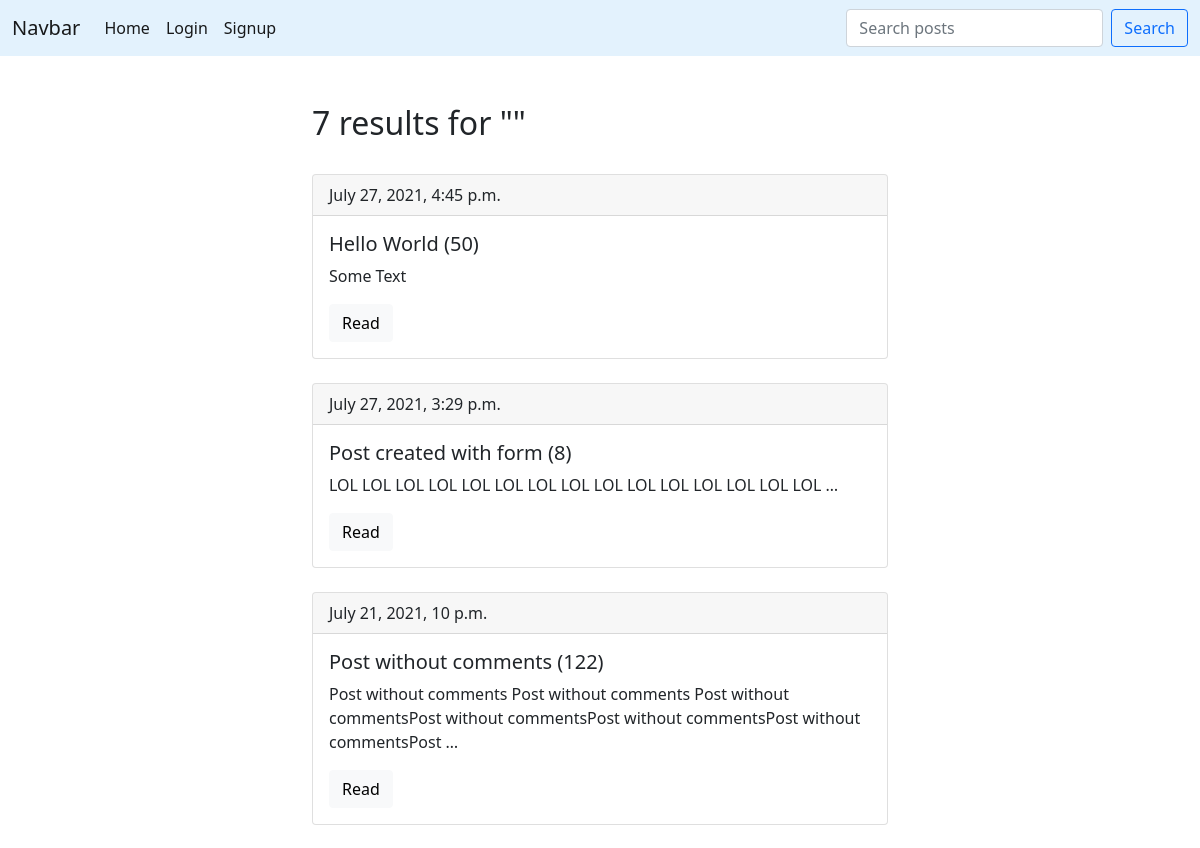
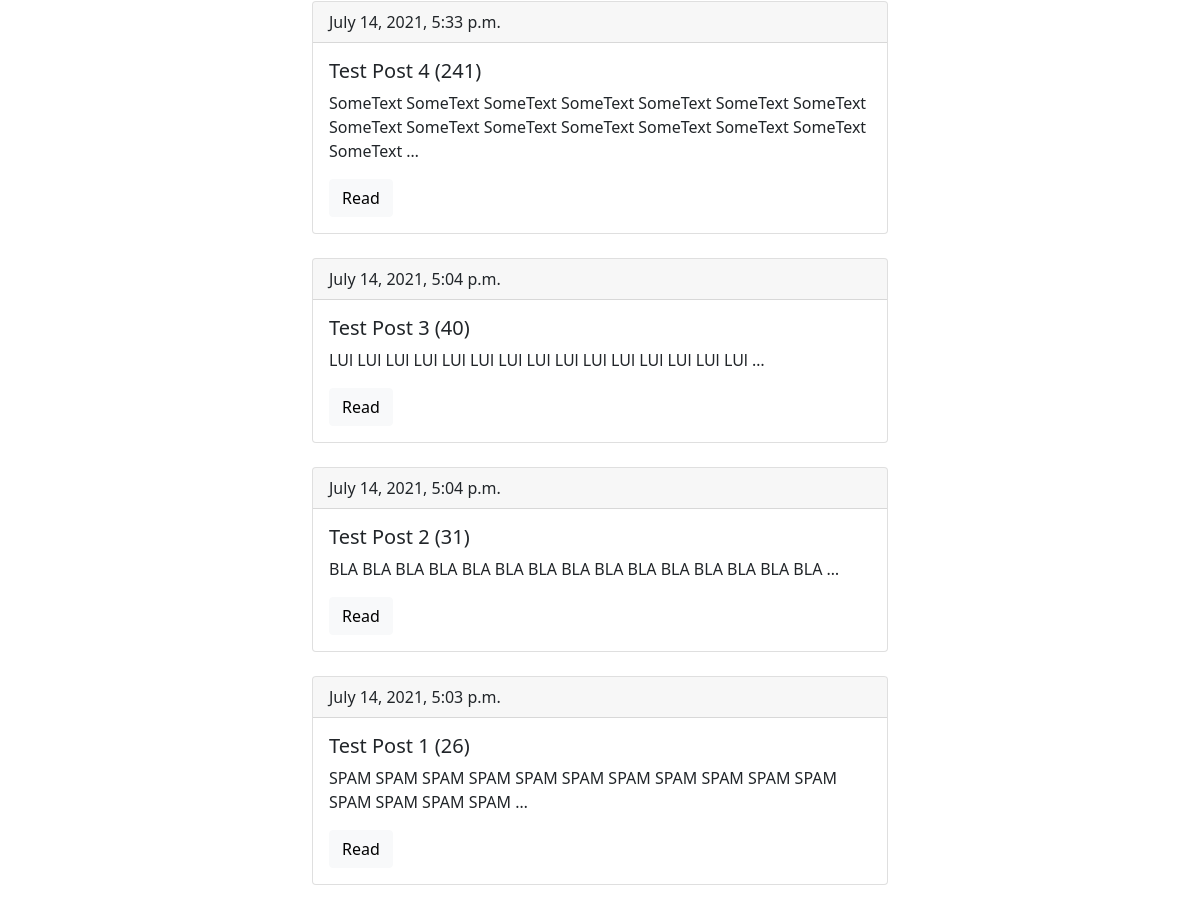
The app's page /search/, older data (2 pictures, top to bottom).
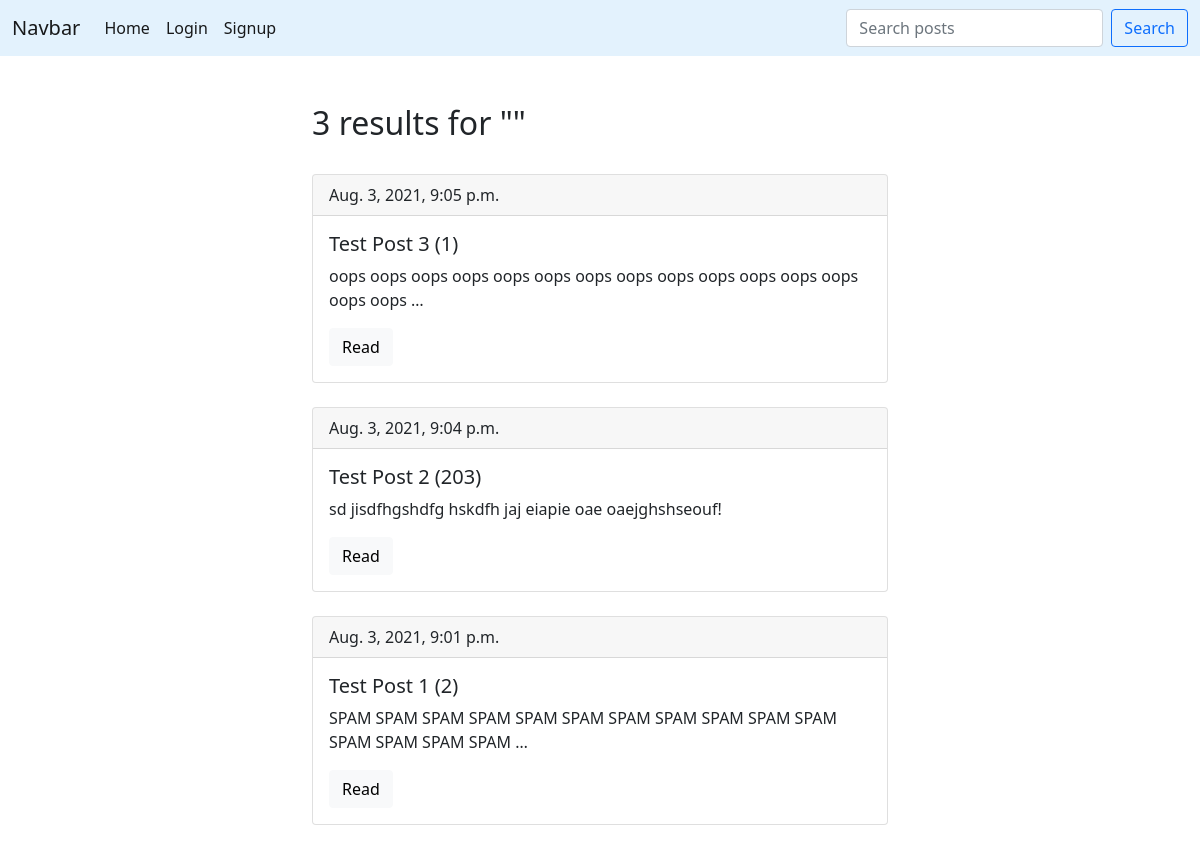
The same page, newer data.
### online_journal/models.py (models this page shows, shortened)
class Post(models.Model):
    title = models.CharField('Title', max_length=200)
    text = models.TextField('Text')
    pub_date = models.DateTimeField('Published date', auto_now_add=True)
    is_active = models.BooleanField('Display a post on the site', default=True)
    rating = models.IntegerField('Views count', default=0)
    created_by = models.ForeignKey(User, on_delete=models.CASCADE, verbose_name='User', related_name='posts')
    objects = PostManager()
    def get_absolute_url(self):
        return reverse('post_detail', kwargs={'pk': self.id})

### online_journal/views.py (the view)
# urls.py: path('search/', SearchPostsView.as_view(), name='search_posts'),
class SearchPostsView(generic.ListView):
    model = Post
    template_name = 'online_journal/search_posts.html'
    context_object_name = 'post_list'
    def get_queryset(self):
        search_string = self.request.GET.get('q', '')
        return Post.objects.get_posts_containing(search_string)
    def get_context_data(self, **kwargs):
        context = super().get_context_data(**kwargs)
        context['search_string'] = self.request.GET.get('q', '')
        return context

### online_journal/managers.py (called while the page is built)
    @active_posts
    def get_posts_reverse_ordered_by_date(self):
        return super().get_queryset().order_by('-pub_date')

    def get_posts_containing(self, search_string):
        return self.get_posts_reverse_ordered_by_date().filter(title__contains=search_string)

### online_journal/utils.py (called while the page is built)
def active_posts(get_queryset):
    @wraps(get_queryset)
    def wrapper(self):
        queryset = get_queryset(self)
        return queryset.filter(is_active=True)
    return wrapper

### online_journal/templates/online_journal/search_posts.html (shortened to what this page needs)
{% extends 'base.html' %}
{% block content %}
    <div class="row">
        <div class="col">
            <h2>{{ post_list.count }} results for "{{ search_string }}"</h2>
        </div>
    </div>
    {% include 'online_journal/includes/post_list.html' %}
{% endblock %}

### online_journal/templates/online_journal/includes/post_list.html
{% for post in post_list %}
    <div class="card mt-4">
        <div class="card-header">
            {{ post.pub_date }}
        </div>
        <div class="card-body">
            <h5 class="card-title">{{ post.title }}  ({{ post.rating }})</h5>
            <p class="card-text">{{ post.text|truncatewords:15 }}</p>
            <a href="{{ post.get_absolute_url }}" class="btn btn-light">Read</a>
        </div>
    </div>
{% empty %}
    <hr>
    <h6 class="empty-content">No posts</h6>
{% endfor %}

Row changes from the older to the newer data that the page shows:
removed Post: pub_date "July 27, 2021, 4:45 p.m.", title "Hello World", rating "50", text "Some Text"
removed Post: pub_date "July 27, 2021, 3:29 p.m.", title "Post created with form", rating "8", text "LOL LOL LOL LOL LOL LOL LOL LOL LOL LOL LOL LOL LOL LOL LOL …"
removed Post: pub_date "July 21, 2021, 10 p.m.", title "Post without comments", rating "122", text "Post without comments Post without comments Post without commentsPost without commentsPost without commentsPost without commentsPost …"
removed Post: pub_date "July 14, 2021, 5:33 p.m.", title "Test Post 4", rating "241", text "SomeText SomeText SomeText SomeText SomeText SomeText SomeText SomeText SomeText SomeText SomeText SomeText SomeText SomeText SomeText …"
changed Post "Test Post 3": pub_date "July 14, 2021, 5:04 p.m." → "Aug. 3, 2021, 9:05 p.m."; rating "40" → "1"; text "LUl LUl LUl LUl LUl LUl LUl LUl LUl LUl LUl LUl LUl LUl LUl …" → "oops oops oops oops oops oops oops oops oops oops oops oops oops oops oops …"
changed Post "Test Post 2": pub_date "July 14, 2021, 5:04 p.m." → "Aug. 3, 2021, 9:04 p.m."; rating "31" → "203"; text "BLA BLA BLA BLA BLA BLA BLA BLA BLA BLA BLA BLA BLA BLA BLA …" → "sd jisdfhgshdfg hskdfh jaj eiapie oae oaejghshseouf!"
changed Post "Test Post 1": pub_date "July 14, 2021, 5:03 p.m." → "Aug. 3, 2021, 9:01 p.m."; rating "26" → "2"
Text that changed along with them:
{{ post_list.count }}: "7" → "3"
